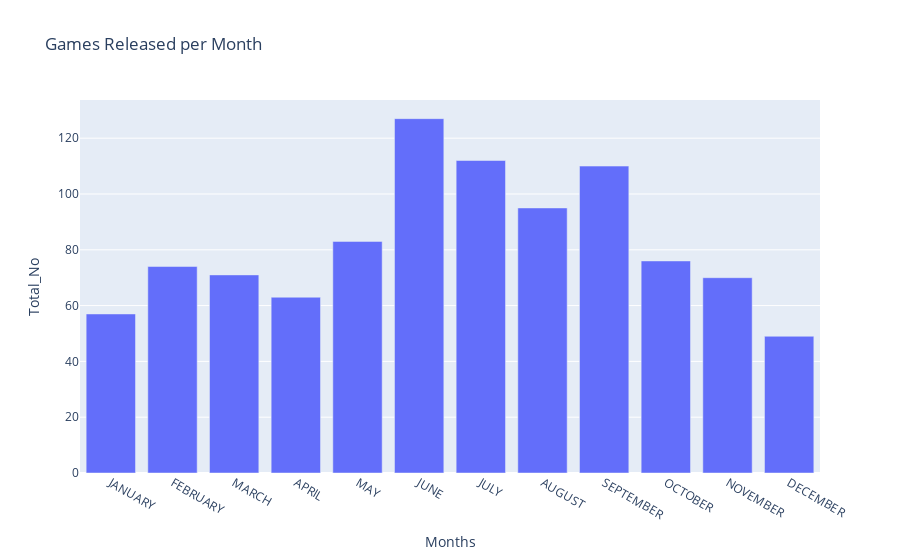

Notebook code for this chart:
### Code cell
fig_2=px.bar(x=Month_1,y=Mont_12,title='Games Released per Month')
fig_2.update_layout(
    title="Games Released per Month",
    xaxis_title="Months",
    yaxis_title="Total_No")
fig_2.show()

### Figure 1 — Plotly figure (JSON) as saved in the notebook; plotly's stock layout.template omitted (floating-point values rounded to 4 significant figures)
{"data": [{"alignmentgroup": "True", "hovertemplate": "x=%{x}<br>y=%{y}<extra></extra>", "legendgroup": "", "marker": {"color": "#636efa", "pattern": {"shape": ""}}, "name": "", "offsetgroup": "", "orientation": "v", "showlegend": false, "textposition": "auto", "type": "bar", "x": ["JANUARY", "FEBRUARY", "MARCH", "APRIL", "MAY", "JUNE", "JULY", "AUGUST", "SEPTEMBER", "OCTOBER", "NOVEMBER", "DECEMBER"], "xaxis": "x", "y": [57, 74, 71, 63, 83, 127, 112, 95, 110, 76, 70, 49], "yaxis": "y"}], "layout": {"barmode": "relative", "legend": {"tracegroupgap": 0}, "title": {"text": "Games Released per Month"}, "xaxis": {"anchor": "y", "domain": [0.0, 1.0], "title": {"text": "Months"}}, "yaxis": {"anchor": "x", "domain": [0.0, 1.0], "title": {"text": "Total_No"}}}}
